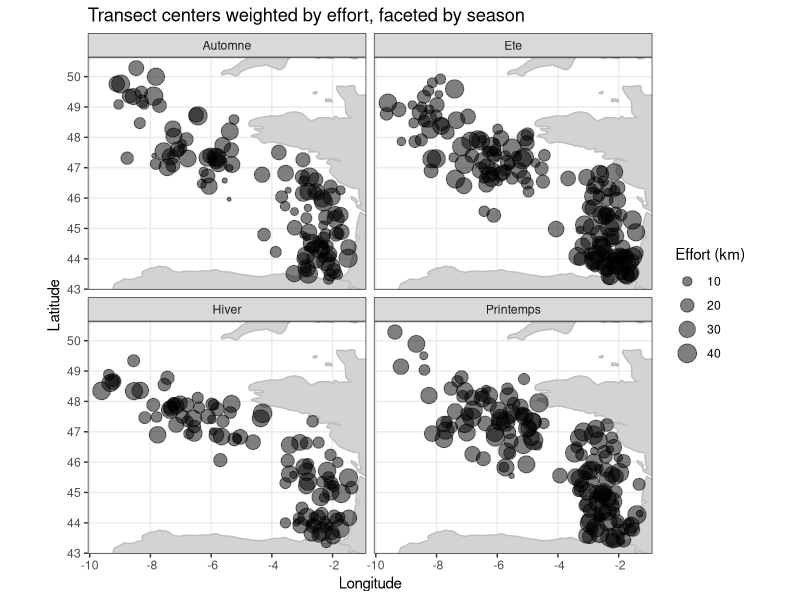
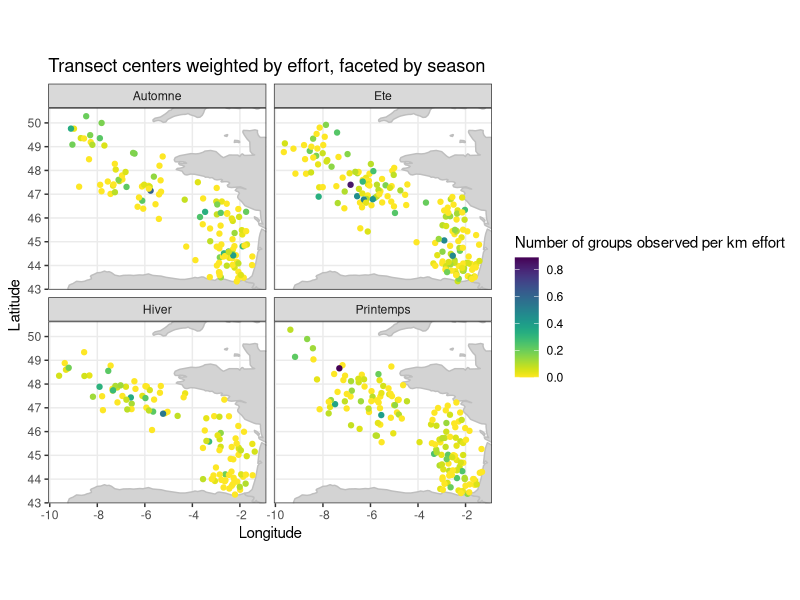
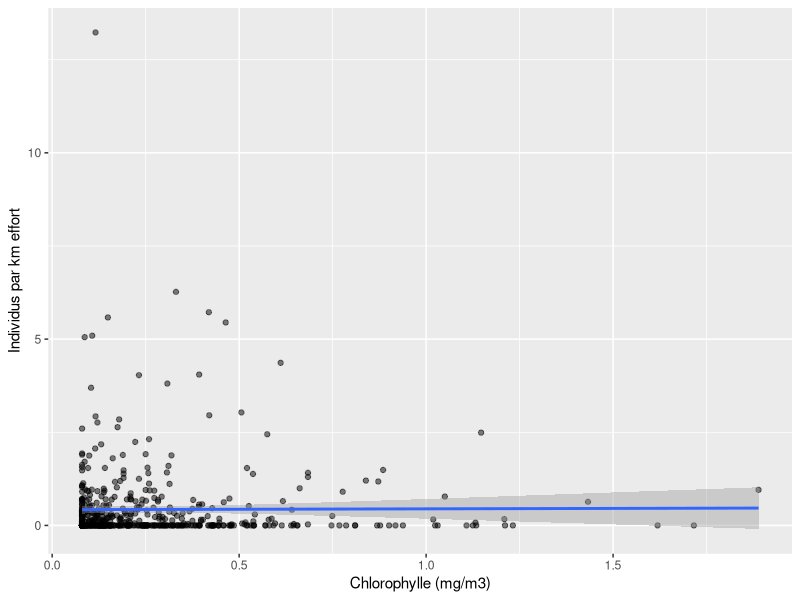
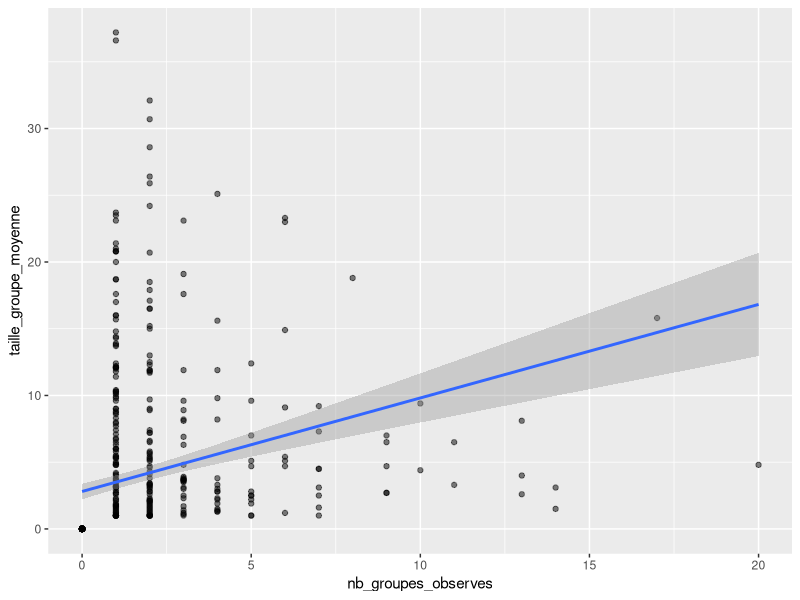

These figures' R source, in order:
## ---- chunk 1
suppressPackageStartupMessages({
  library(dplyr)
  library(ggplot2)
  library(sf) # for working with spatial features, which is basically a dataframe with latitude/longitude explicity recognized
  library(viridis) # color schemes
  library(tidyr) # replace_na
})

cetaces <- read.csv("../jeux_de_donnees/Cetaces_Transects.csv", sep= ";", dec=".", skip=1)
#cetaces_sf <- st_as_sf(cetaces, coords=c("lon", "lat"), crs=4326)

dplyr::glimpse(cetaces)
## ---- chunk 2
world_polygons <- map_data("world") # public dataset

# X/Y bounds of the cetaces dataset, used to crop the figure
xybounds <- list(
  "x" = c(min(cetaces$lon), max(cetaces$lon)),
  "y" = c(min(cetaces$lat), max(cetaces$lat))
)

ggplot() +
  geom_polygon(data = world_polygons, aes(long, lat, group = group), fill = "lightgray", col = "gray") +
  geom_point(data = cetaces, aes(x = lon, y = lat, size = effort_km), alpha = 0.5) +
  facet_wrap(~saison) +
  coord_sf(xlim = xybounds$x, ylim = xybounds$y, expand = TRUE) +
  labs(title = "Transect centers weighted by effort, faceted by season", 
       x = "Longitude", y = "Latitude", size = "Effort (km)") + 
  theme_bw()

## ---- chunk 3
cetaces <- cetaces |>
  mutate(nb_groupes_obspareffort = nb_groupes_observes/effort_km,
         presence = presence == 1) # incorrectly read in as a continuous variable when is boolean

ggplot() +
  geom_polygon(data = world_polygons, aes(long, lat, group = group), fill = "lightgray", col = "gray") +
  geom_point(data = cetaces, aes(x = lon, y = lat, 
                                 color = nb_groupes_obspareffort)) + # fade out absences a bit
  scale_color_viridis(option = "viridis", direction = -1) + 
  facet_wrap(~saison) +
  coord_sf(xlim = xybounds$x, ylim = xybounds$y, expand = TRUE) +
  labs(title = "Transect centers weighted by effort, faceted by season", 
       x = "Longitude", y = "Latitude", color = "Number of groups observed per km effort") + 
  theme_bw()

## ---- chunk 4
cetaces_mod = cetaces |>
  mutate(taille_groupe_moyenne = replace_na(taille_groupe_moyenne, 0), 
    ind_per_effort = nb_groupes_observes * taille_groupe_moyenne / effort_km)

ggplot(cetaces_mod, aes(chlorophylle_mgm3, ind_per_effort)) +
  geom_point(alpha = .5) +
  labs(x = "Chlorophylle (mg/m3)", y = "Individus par km effort") +
  stat_smooth(method = "lm",
              formula = y ~ x,
              geom = "smooth")

ggplot(cetaces_mod, aes(nb_groupes_observes, taille_groupe_moyenne)) +
  geom_point(alpha = .5) +
  stat_smooth(method = "lm",
              formula = y ~ x,
              geom = "smooth")
